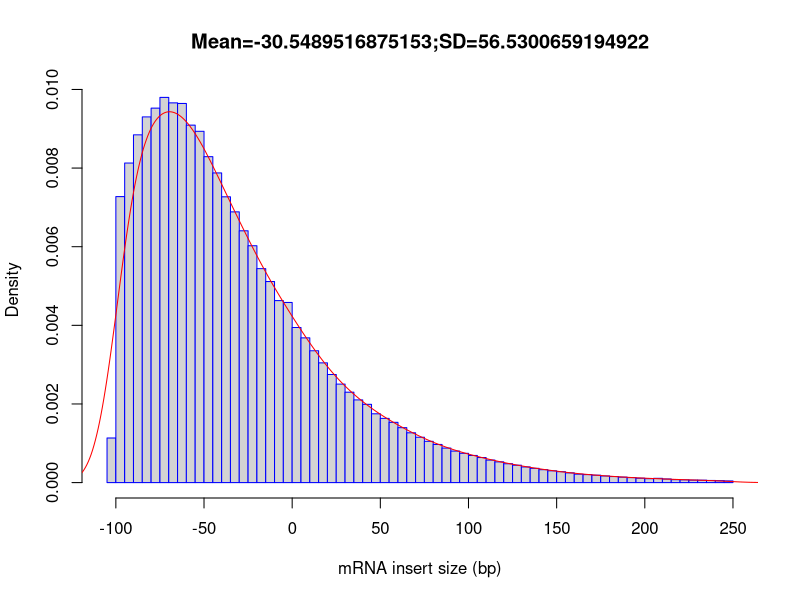

Source code (R):
out_file = 'MCIC_FD_2024_105'
pdf('MCIC_FD_2024_105.inner_distance_plot.pdf')
fragsize=rep(c(-247.5,-242.5,-237.5,-232.5,-227.5,-222.5,-217.5,-212.5,-207.5,-202.5,-197.5,-192.5,-187.5,-182.5,-177.5,-172.5,-167.5,-162.5,-157.5,-152.5,-147.5,-142.5,-137.5,-132.5,-127.5,-122.5,-117.5,-112.5,-107.5,-102.5,-97.5,-92.5,-87.5,-82.5,-77.5,-72.5,-67.5,-62.5,-57.5,-52.5,-47.5,-42.5,-37.5,-32.5,-27.5,-22.5,-17.5,-12.5,-7.5,-2.5,2.5,7.5,12.5,17.5,22.5,27.5,32.5,37.5,42.5,47.5,52.5,57.5,62.5,67.5,72.5,77.5,82.5,87.5,92.5,97.5,102.5,107.5,112.5,117.5,122.5,127.5,132.5,137.5,142.5,147.5,152.5,157.5,162.5,167.5,172.5,177.5,182.5,187.5,192.5,197.5,202.5,207.5,212.5,217.5,222.5,227.5,232.5,237.5,242.5,247.5),times=c(0,0,0,0,0,0,0,0,0,0,0,0,0,0,0,0,0,0,0,0,0,0,0,0,0,0,0,0,0,5654,36248,40502,44077,46350,47460,48820,48130,48052,45306,44525,41309,39248,36221,34311,31915,30021,27118,25481,23066,22829,19656,18345,16709,15177,13699,12482,11459,10480,9918,8720,8139,7640,6964,6311,5750,5234,4833,4376,3996,3713,3440,3175,2853,2629,2391,2206,1986,1813,1640,1494,1380,1235,1068,1014,942,840,765,691,628,557,492,543,456,366,351,316,309,273,243,214))
frag_sd = sd(fragsize)
frag_mean = mean(fragsize)
frag_median = median(fragsize)
write(x=c("Name","Mean","Median","sd"), sep="	", file=stdout(),ncolumns=4)
write(c(out_file,frag_mean,frag_median,frag_sd),sep="	", file=stdout(),ncolumns=4)
hist(fragsize,probability=T,breaks=100,xlab="mRNA insert size (bp)",main=paste(c("Mean=",frag_mean,";","SD=",frag_sd),collapse=""),border="blue")
lines(density(fragsize,bw=10),col='red')
dev.off()
